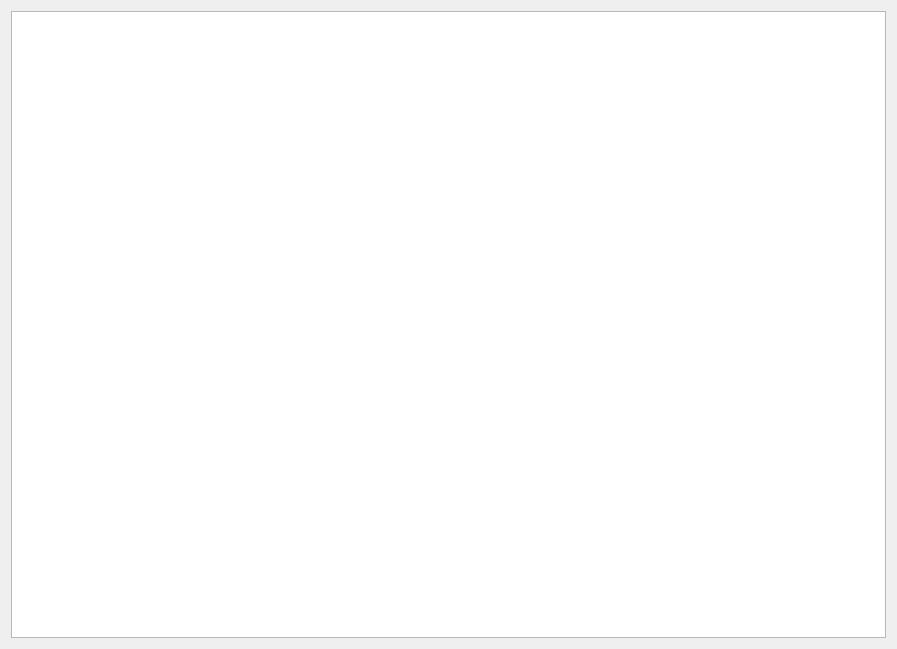
<?xml version="1.0" encoding="UTF-8"?>
<ui version="4.0">
 <class>Help</class>
 <widget class="QDialog" name="Help">
  <property name="geometry">
   <rect>
    <x>0</x>
    <y>0</y>
    <width>897</width>
    <height>649</height>
   </rect>
  </property>
  <property name="windowTitle">
   <string>AUXiliary LEDs Settings Help</string>
  </property>
  <layout class="QVBoxLayout" name="verticalLayout">
   <item>
    <widget class="QTextBrowser" name="TxtHelp">
     <property name="html">
      <string>&lt;!DOCTYPE HTML PUBLIC &quot;-//W3C//DTD HTML 4.0//EN&quot; &quot;http://www.w3.org/TR/REC-html40/strict.dtd&quot;&gt;
&lt;html&gt;&lt;head&gt;&lt;meta name=&quot;qrichtext&quot; content=&quot;1&quot; /&gt;&lt;style type=&quot;text/css&quot;&gt;
p, li { white-space: pre-wrap; }
&lt;/style&gt;&lt;/head&gt;&lt;body style=&quot; font-family:'MS Shell Dlg 2'; font-size:7.8pt; font-weight:400; font-style:normal;&quot;&gt;
&lt;p style=&quot; margin-top:0px; margin-bottom:0px; margin-left:0px; margin-right:0px; -qt-block-indent:0; text-indent:0px;&quot;&gt;&lt;img src=&quot;:/aux/AUXHelp2.png&quot; /&gt;&lt;/p&gt;&lt;/body&gt;&lt;/html&gt;</string>
     </property>
    </widget>
   </item>
  </layout>
 </widget>
 <resources>
  <include location="help.qrc"/>
 </resources>
 <connections/>
</ui>
